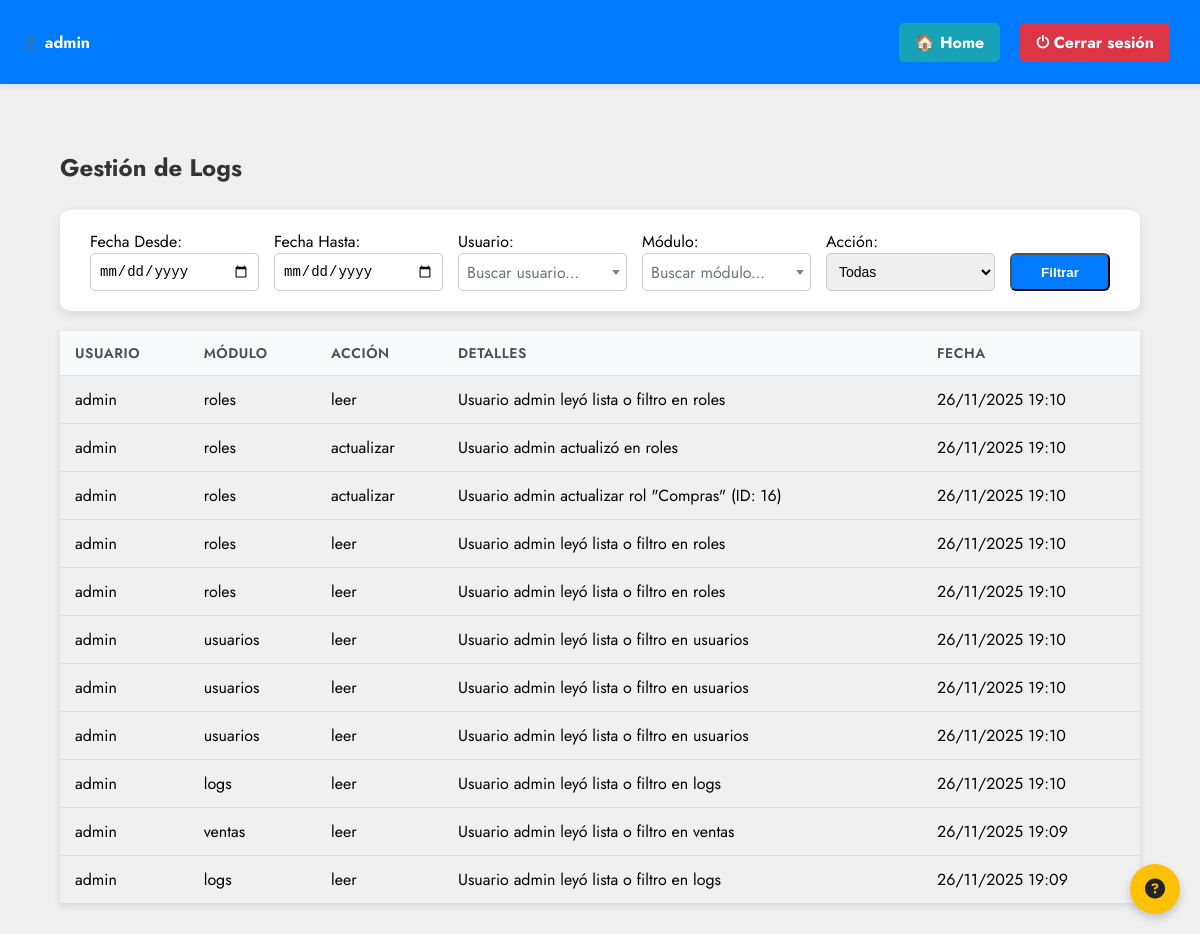
The app's page /logs/ (signed in), older data.
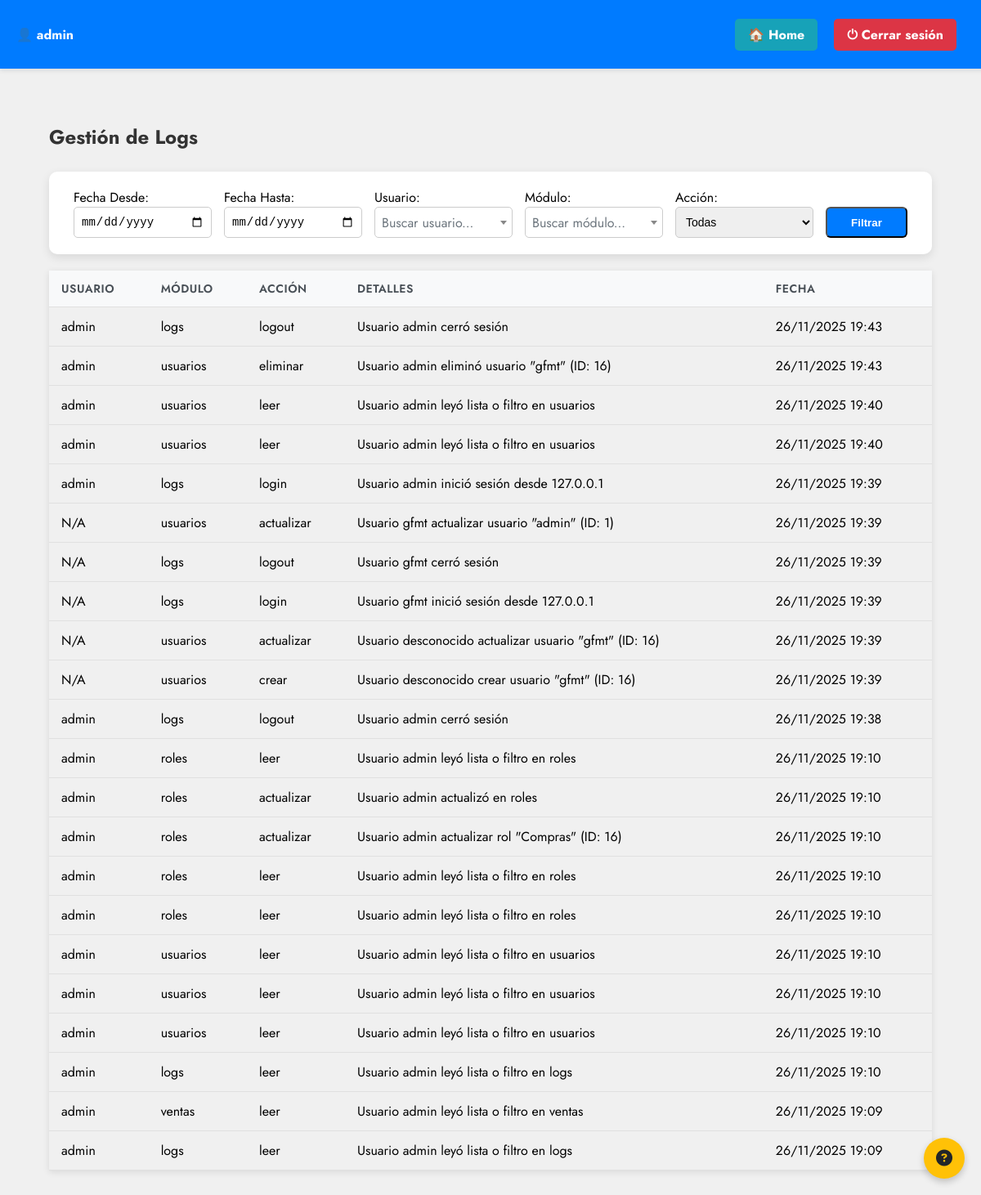
The same page, newer data.
### account/models.py (models this page shows, shortened)
class Usuario(AbstractUser):
    rol = models.ForeignKey('Rol', on_delete=models.SET_NULL, null=True, blank=True)
    estado = models.BooleanField(default=True)
    nombres = models.CharField(max_length=100, blank=True, null=True)
    apellidos = models.CharField(max_length=100, blank=True, null=True)
    class Meta:
        verbose_name = 'Usuario'
        verbose_name_plural = 'Usuarios'

class Log(models.Model):
    usuario = models.ForeignKey(Usuario, on_delete=models.SET_NULL, null=True)
    modelo = models.CharField(max_length=100)
    accion = models.CharField(max_length=100)
    detalles = models.TextField()
    fecha = models.DateTimeField(auto_now_add=True)

### account/views.py (the view)
# urls.py: path('logs/', logs_listar, name='logs_listar'),
@login_required_custom
@role_required(module='logs', action='leer')
def logs_listar(request):
    logs = Log.objects.all().order_by('-fecha')
    fecha_desde = request.GET.get('fecha_desde')
    fecha_hasta = request.GET.get('fecha_hasta')
    usuario = request.GET.get('usuario')
    modelo = request.GET.get('modelo')
    accion = request.GET.get('accion')
    if fecha_desde:
        fecha_desde_aware = make_aware(datetime.strptime(fecha_desde + ' 00:00:00', '%Y-%m-%d %H:%M:%S'))
        logs = logs.filter(fecha__gte=fecha_desde_aware)
    if fecha_hasta:
        fecha_hasta_aware = make_aware(datetime.strptime(fecha_hasta + ' 23:59:59', '%Y-%m-%d %H:%M:%S'))
        logs = logs.filter(fecha__lte=fecha_hasta_aware)
    if usuario and usuario not in ["", "None", None]:
        logs = logs.filter(Q(usuario__username__icontains=usuario))
    if modelo and modelo not in ["", "None", None]:
        logs = logs.filter(modelo__icontains=modelo)
    if accion and accion not in ["", "None", None]:
        logs = logs.filter(accion__icontains=accion)
    usuarios = Usuario.objects.all().order_by('username')
    modelos = ['productos', 'usuarios', 'proveedores', 'almacenes', 'categorias', 'roles', 'informes', 'ventas', 'kardex', 'logs']  # Lista fija de módulos principales
    acciones = ['crear', 'leer', 'actualizar', 'eliminar', 'login', 'logout', 'exportar']  # Agregado 'exportar'
    return render(request, 'account/logs_listar.html', {
        'logs': logs,
        'fecha_desde': fecha_desde,
        'fecha_hasta': fecha_hasta,
        'usuario': usuario,
        'modelo': modelo,
        'accion': accion,
        'usuarios': usuarios,
        'modelos': modelos,
        'acciones': acciones,
    })

### account/templates/account/logs_listar.html (shortened to what this page needs)
{% load static %}
<!DOCTYPE html>
<html lang="es">
<head>
    <link rel="stylesheet" href="{% static 'account/css/logs_listar.css' %}">
    <link rel="stylesheet" href="https://cdnjs.cloudflare.com/ajax/libs/font-awesome/6.5.0/css/all.min.css">
    <link href="https://cdn.jsdelivr.net/npm/select2@4.1.0-rc.0/dist/css/select2.min.css" rel="stylesheet" />
</head>
<button id="help-btn" class="help-btn" title="Ayuda">
    <i class="fas fa-question-circle"></i>
</button>
<body class="logs-lista">
    <div class="topbar">
        <div class="user-info">👤 {{ user.username }}</div>
        <div class="actions">
            <a href="{% url 'dashboard' %}" class="home-btn">🏠 Home</a>
            <a href="{% url 'logout' %}" class="logout-btn">⏻ Cerrar sesión</a>
        </div>
    </div>
    <div class="container">
        <div class="header">
            <h1 class="title">Gestión de Logs</h1>
        </div>
        <form method="get" class="filters-form">
            <div class="row">
                <div class="col-md-2">
                    <label>Fecha Desde:</label>
                    <input type="date" name="fecha_desde" value="{{ fecha_desde }}" class="form-control">
                </div>
                <div class="col-md-2">
                    <label>Fecha Hasta:</label>
                    <input type="date" name="fecha_hasta" value="{{ fecha_hasta }}" class="form-control">
                </div>
                <div class="col-md-2">
                    <label>Usuario:</label>
                </div>
                <div class="col-md-2">
                    <label>Módulo:</label>
                </div>
                <div class="col-md-2">
                    <label>Acción:</label>
                    <select name="accion" class="form-control">
                        <option value="">Todas</option>
                    </select>
                </div>
                <div class="btn-col">
                    <button class="btn btn-primary btn-filter">Filtrar</button>
                </div>
            </div>
        </form>
        <table class="products-table">
            <thead>
                <tr>
                    <th>Usuario</th>
                    <th>Módulo</th>
                    <th>Acción</th>
                    <th>Detalles</th>
                    <th>Fecha</th>
                </tr>
            </thead>
            <tbody>
                {% for log in logs %}
                <tr>
                    <td>{% if log.usuario %}{{ log.usuario.username }}{% else %}N/A{% endif %}</td>
                    <td>{{ log.modelo }}</td>
                    <td>{{ log.accion }}</td>
                    <td>{{ log.detalles }}</td>
                    <td>{{ log.fecha|date:"d/m/Y H:i" }}</td>
                </tr>
                {% endfor %}
            </tbody>
        </table>
    </div>
</body>
</html>

### account/static/account/css/logs_listar.css (style rules this page uses)
body { font-family: 'Jost', sans-serif; background-color: #f5f5f5; margin: 0; padding: 0; }
body.logs-lista { margin: 0; padding-top: 120px; background: #f0f0f0; }
.topbar { background: #007bff; color: white; padding: 12px 20px; display: flex; justify-content: space-between; align-items: center; width: 100%; position: fixed; top: 0; left: 0; box-shadow: 0 2px 6px rgba(0,0,0,0.1); z-index: 1000; height: 60px; }
.topbar .user-info { font-weight: bold; display: flex; align-items: center; gap: 15px; }
.topbar .actions { display: flex; gap: 10px; margin-right: 50px; }
.topbar a { border: none; padding: 8px 16px; border-radius: 5px; text-decoration: none; font-weight: bold; cursor: pointer; margin-left: 10px; color: white; }
.topbar .home-btn { background: #17a2b8; }
.topbar .logout-btn { background: #dc3545; }
.container { width: 90%; max-width: 1200px; margin: 30px auto; font-family: 'Jost', sans-serif; }
.header { display: flex; justify-content: space-between; align-items: center; margin-bottom: 25px; flex-wrap: wrap; gap: 15px; }
.title { font-size: 24px; color: #333; margin: 0; }
.btn { display: inline-flex; align-items: center; gap: 8px; padding: 10px 20px; border-radius: 6px; text-decoration: none; font-weight: bold; transition: all 0.3s; }
.btn-primary { background-color: #007bff; color: white; }
.filters-form { background: white; padding: 20px 30px; border-radius: 10px; margin-bottom: 20px; box-shadow: 0 4px 12px rgba(0, 0, 0, 0.1); width: 100%; box-sizing: border-box; }
.row { display: flex; flex-wrap: wrap; gap: 15px; align-items: flex-end; justify-content: flex-start; width: 100%; }
.col-md-2 { flex: 1; min-width: 150px; max-width: 200px; }
.btn-col { flex: 0 0 auto; margin-left: 0; align-self: flex-end; }
.btn-filter { white-space: nowrap; height: 38px; display: flex; align-items: center; justify-content: center; min-width: 100px; }
.form-control { width: 100%; padding: 8px; border: 1px solid #ccc; border-radius: 5px; font-size: 14px; height: 38px; box-sizing: border-box; }
.products-table { width: 100%; border-collapse: collapse; margin-top: 20px; box-shadow: 0 2px 8px rgba(0,0,0,0.1); }
.products-table th, .products-table td { padding: 12px 15px; text-align: left; border-bottom: 1px solid #e0e0e0; }
.products-table th { background-color: #f8f9fa; font-weight: 600; color: #495057; text-transform: uppercase; font-size: 14px; letter-spacing: 0.5px; }
.help-btn { position: fixed; bottom: 20px; right: 20px; background: #ffc107; color: #212529; border: none; border-radius: 50%; width: 50px; height: 50px; font-size: 20px; cursor: pointer; box-shadow: 0 4px 8px rgba(0,0,0,0.2); z-index: 1000; }

Row changes from the older to the newer data that the page shows:
added Log: usuario.username "admin", modelo "logs", accion "logout", detalles "Usuario admin cerró sesión", fecha "26/11/2025 19:43"
added Log: usuario.username "admin", modelo "usuarios", accion "eliminar", detalles "Usuario admin eliminó usuario \"gfmt\" (ID: 16)", fecha "26/11/2025 19:43"
added Log: usuario.username "admin", modelo "usuarios", accion "leer", detalles "Usuario admin leyó lista o filtro en usuarios", fecha "26/11/2025 19:40"
added Log: usuario.username "admin", modelo "usuarios", accion "leer", detalles "Usuario admin leyó lista o filtro en usuarios", fecha "26/11/2025 19:40"
added Log: usuario.username "admin", modelo "logs", accion "login", detalles "Usuario admin inició sesión desde 127.0.0.1", fecha "26/11/2025 19:39"
added Log: shows "N/A", modelo "usuarios", accion "actualizar", detalles "Usuario gfmt actualizar usuario \"admin\" (ID: 1)", fecha "26/11/2025 19:39"
added Log: shows "N/A", modelo "logs", accion "logout", detalles "Usuario gfmt cerró sesión", fecha "26/11/2025 19:39"
added Log: shows "N/A", modelo "logs", accion "login", detalles "Usuario gfmt inició sesión desde 127.0.0.1", fecha "26/11/2025 19:39"
added Log: shows "N/A", modelo "usuarios", accion "actualizar", detalles "Usuario desconocido actualizar usuario \"gfmt\" (ID: 16)", fecha "26/11/2025 19:39"
added Log: shows "N/A", modelo "usuarios", accion "crear", detalles "Usuario desconocido crear usuario \"gfmt\" (ID: 16)", fecha "26/11/2025 19:39"
added Log: usuario.username "admin", modelo "logs", accion "logout", detalles "Usuario admin cerró sesión", fecha "26/11/2025 19:38"
